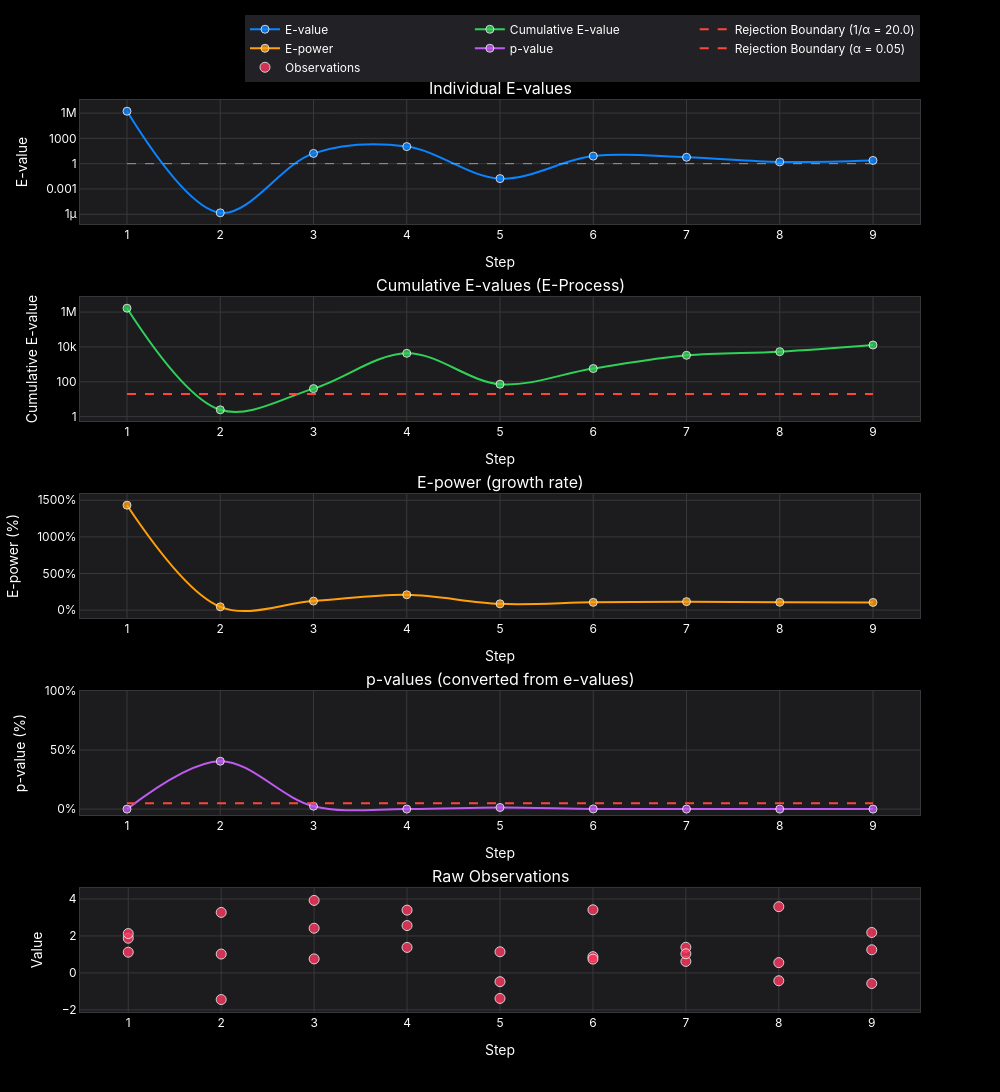

Here is the notebook cell this chart was saved with:
### Code cell
plot_sequential_test_plotly(test2.get_history_df(), log_scale=True, theme="dark")

### Figure 1 — Plotly figure (JSON) as saved in the notebook; plotly's stock layout.template omitted (floating-point values rounded to 4 significant figures)
{"data": [{"hovertemplate": "<b>Step %{x}</b><br>%{y:.4f}<extra></extra>", "line": {"color": "#0A84FF", "shape": "spline", "width": 2}, "marker": {"color": "#0A84FF", "line": {"color": "white", "width": 1}, "opacity": 0.8, "size": 8}, "mode": "lines+markers", "name": "E-value", "type": "scatter", "x": [1, 2, 3, 4, 5, 6, 7, 8, 9], "xaxis": "x", "y": [1674000.0, 1.473e-06, 16.49, 106.1, 0.01691, 7.916, 5.752, 1.615, 2.407], "yaxis": "y"}, {"hoverinfo": "skip", "line": {"color": "#98989D", "dash": "dash", "width": 1}, "mode": "lines", "name": "E-value = 1", "showlegend": false, "type": "scatter", "x": [1, 9], "xaxis": "x", "y": [1, 1], "yaxis": "y"}, {"hovertemplate": "<b>Step %{x}</b><br>%{y:.4f}<extra></extra>", "line": {"color": "#30D158", "shape": "spline", "width": 2}, "marker": {"color": "#30D158", "line": {"color": "white", "width": 1}, "opacity": 0.8, "size": 8}, "mode": "lines+markers", "name": "Cumulative E-value", "type": "scatter", "x": [1, 2, 3, 4, 5, 6, 7, 8, 9], "xaxis": "x2", "y": [1674000.0, 2.466, 40.68, 4316.0, 72.98, 577.8, 3323.0, 5368.0, 12920.0], "yaxis": "y2"}, {"hoverinfo": "skip", "line": {"color": "#FF453A", "dash": "dash", "width": 2}, "mode": "lines", "name": "Rejection Boundary (1/α = 20.0)", "type": "scatter", "x": [1, 9], "xaxis": "x2", "y": [20, 20], "yaxis": "y2"}, {"hovertemplate": "<b>Step %{x}</b><br>%{y:.2f}%<extra></extra>", "line": {"color": "#FF9F0A", "shape": "spline", "width": 2}, "marker": {"color": "#FF9F0A", "line": {"color": "white", "width": 1}, "opacity": 0.8, "size": 8}, "mode": "lines+markers", "name": "E-power", "type": "scatter", "x": [1, 2, 3, 4, 5, 6, 7, 8, 9], "xaxis": "x3", "y": [1433.0, 45.13, 123.5, 209.3, 85.8, 106.0, 115.8, 107.4, 105.2], "yaxis": "y3"}, {"hovertemplate": "<b>Step %{x}</b><br>%{y:.2f}%<extra></extra>", "line": {"color": "#BF5AF2", "shape": "spline", "width": 2}, "marker": {"color": "#BF5AF2", "line": {"color": "white", "width": 1}, "opacity": 0.8, "size": 8}, "mode": "lines+markers", "name": "p-value", "type": "scatter", "x": [1, 2, 3, 4, 5, 6, 7, 8, 9], "xaxis": "x4", "y": [5.972e-05, 40.55, 2.459, 0.02317, 1.37, 0.1731, 0.03009, 0.01863, 0.007738], "yaxis": "y4"}, {"hoverinfo": "skip", "line": {"color": "#FF453A", "dash": "dash", "width": 2}, "mode": "lines", "name": "Rejection Boundary (α = 0.05)", "type": "scatter", "x": [1, 9], "xaxis": "x4", "y": [5, 5], "yaxis": "y4"}, {"hovertemplate": "<b>Step %{x}</b><br>Value: %{y:.4f}<extra></extra>", "marker": {"color": "#FF375F", "line": {"color": "white", "width": 1}, "opacity": 0.8, "size": 10, "symbol": "circle"}, "mode": "markers", "name": "Observations", "type": "scatter", "x": [1, 1, 1, 2, 2, 2, 3, 3, 3, 4, 4, 4, 5, 5, 5, 6, 6, 6, 7, 7, 7, 8, 8, 8, 9, 9, 9], "xaxis": "x5", "y": [1.121, 1.877, 2.129, 3.274, -1.442, 1.021, 3.923, 0.7589, 2.417, 1.38, 3.397, 2.562, 1.143, -1.382, -0.4751, 0.8803, 0.7467, 3.416, 1.387, 0.6217, 1.036, 0.5568, 3.584, -0.4246, 1.251, 2.187, -0.5742], "yaxis": "y5"}], "layout": {"annotations": [{"font": {"size": 16}, "showarrow": false, "text": "Individual E-values", "x": 0.5, "xanchor": "center", "xref": "paper", "y": 1.0, "yanchor": "bottom", "yref": "paper"}, {"font": {"size": 16}, "showarrow": false, "text": "Cumulative E-values (E-Process)", "x": 0.5, "xanchor": "center", "xref": "paper", "y": 0.784, "yanchor": "bottom", "yref": "paper"}, {"font": {"size": 16}, "showarrow": false, "text": "E-power (growth rate)", "x": 0.5, "xanchor": "center", "xref": "paper", "y": 0.568, "yanchor": "bottom", "yref": "paper"}, {"font": {"size": 16}, "showarrow": false, "text": "p-values (converted from e-values)", "x": 0.5, "xanchor": "center", "xref": "paper", "y": 0.352, "yanchor": "bottom", "yref": "paper"}, {"font": {"size": 16}, "showarrow": false, "text": "Raw Observations", "x": 0.5, "xanchor": "center", "xref": "paper", "y": 0.136, "yanchor": "bottom", "yref": "paper"}], "font": {"color": "#FFFFFF", "family": "SF Pro Display, -apple-system, BlinkMacSystemFont, Segoe UI, Roboto, Helvetica Neue, Arial, sans-serif"}, "height": 1200, "hoverlabel": {"bgcolor": "white", "font": {"family": "SF Pro Display, -apple-system, BlinkMacSystemFont, Segoe UI, Roboto, Helvetica Neue, Arial, sans-serif", "size": 12}}, "hovermode": "closest", "legend": {"bgcolor": "rgba(40, 40, 45, 0.85)", "font": {"color": "#FFFFFF"}, "orientation": "h", "x": 1, "xanchor": "right", "y": 1.02, "yanchor": "bottom"}, "paper_bgcolor": "#000000", "plot_bgcolor": "#1C1C1E", "showlegend": true, "title": {"font": {"color": "#FFFFFF", "family": "SF Pro Display, -apple-system, BlinkMacSystemFont, Segoe UI, Roboto, Helvetica Neue, Arial, sans-serif", "size": 24}, "text": "", "x": 0.5, "xanchor": "center", "y": 0.98, "yanchor": "top"}, "width": 1000, "xaxis": {"anchor": "y", "domain": [0, 1], "gridcolor": "#38383A", "gridwidth": 1, "linecolor": "#38383A", "linewidth": 1, "mirror": true, "showgrid": true, "showline": true, "title": {"font": {"family": "SF Pro Display, -apple-system, BlinkMacSystemFont, Segoe UI, Roboto, Helvetica Neue, Arial, sans-serif", "size": 14}, "text": "Step"}, "zeroline": false}, "xaxis2": {"anchor": "y2", "domain": [0, 1], "gridcolor": "#38383A", "gridwidth": 1, "linecolor": "#38383A", "linewidth": 1, "mirror": true, "showgrid": true, "showline": true, "title": {"font": {"family": "SF Pro Display, -apple-system, BlinkMacSystemFont, Segoe UI, Roboto, Helvetica Neue, Arial, sans-serif", "size": 14}, "text": "Step"}, "zeroline": false}, "xaxis3": {"anchor": "y3", "domain": [0, 1], "gridcolor": "#38383A", "gridwidth": 1, "linecolor": "#38383A", "linewidth": 1, "mirror": true, "showgrid": true, "showline": true, "title": {"font": {"family": "SF Pro Display, -apple-system, BlinkMacSystemFont, Segoe UI, Roboto, Helvetica Neue, Arial, sans-serif", "size": 14}, "text": "Step"}, "zeroline": false}, "xaxis4": {"anchor": "y4", "domain": [0, 1], "gridcolor": "#38383A", "gridwidth": 1, "linecolor": "#38383A", "linewidth": 1, "mirror": true, "showgrid": true, "showline": true, "title": {"font": {"family": "SF Pro Display, -apple-system, BlinkMacSystemFont, Segoe UI, Roboto, Helvetica Neue, Arial, sans-serif", "size": 14}, "text": "Step"}, "zeroline": false}, "xaxis5": {"anchor": "y5", "domain": [0, 1], "gridcolor": "#38383A", "gridwidth": 1, "linecolor": "#38383A", "linewidth": 1, "mirror": true, "showgrid": true, "showline": true, "title": {"font": {"family": "SF Pro Display, -apple-system, BlinkMacSystemFont, Segoe UI, Roboto, Helvetica Neue, Arial, sans-serif", "size": 14}, "text": "Step"}, "zeroline": false}, "yaxis": {"anchor": "x", "domain": [0.864, 1.0], "gridcolor": "#38383A", "gridwidth": 1, "linecolor": "#38383A", "linewidth": 1, "mirror": true, "showgrid": true, "showline": true, "title": {"text": "E-value"}, "type": "log", "zeroline": false}, "yaxis2": {"anchor": "x2", "domain": [0.648, 0.784], "gridcolor": "#38383A", "gridwidth": 1, "linecolor": "#38383A", "linewidth": 1, "mirror": true, "showgrid": true, "showline": true, "title": {"text": "Cumulative E-value"}, "type": "log", "zeroline": false}, "yaxis3": {"anchor": "x3", "domain": [0.432, 0.568], "gridcolor": "#38383A", "gridwidth": 1, "linecolor": "#38383A", "linewidth": 1, "mirror": true, "showgrid": true, "showline": true, "ticksuffix": "%", "title": {"text": "E-power (%)"}, "zeroline": false}, "yaxis4": {"anchor": "x4", "domain": [0.216, 0.352], "gridcolor": "#38383A", "gridwidth": 1, "linecolor": "#38383A", "linewidth": 1, "mirror": true, "range": [-5, 100], "showgrid": true, "showline": true, "ticksuffix": "%", "title": {"text": "p-value (%)"}, "zeroline": false}, "yaxis5": {"anchor": "x5", "domain": [0, 0.136], "gridcolor": "#38383A", "gridwidth": 1, "linecolor": "#38383A", "linewidth": 1, "mirror": true, "showgrid": true, "showline": true, "title": {"text": "Value"}, "zeroline": false}}}
